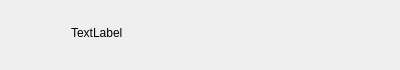
<?xml version="1.0" encoding="UTF-8"?>
<ui version="4.0">
 <class>ConUserItem</class>
 <widget class="QWidget" name="ConUserItem">
  <property name="geometry">
   <rect>
    <x>0</x>
    <y>0</y>
    <width>400</width>
    <height>70</height>
   </rect>
  </property>
  <property name="minimumSize">
   <size>
    <width>0</width>
    <height>70</height>
   </size>
  </property>
  <property name="maximumSize">
   <size>
    <width>16777215</width>
    <height>70</height>
   </size>
  </property>
  <property name="windowTitle">
   <string>Form</string>
  </property>
  <layout class="QHBoxLayout" name="horizontalLayout">
   <property name="spacing">
    <number>5</number>
   </property>
   <property name="leftMargin">
    <number>6</number>
   </property>
   <property name="topMargin">
    <number>2</number>
   </property>
   <property name="rightMargin">
    <number>6</number>
   </property>
   <property name="bottomMargin">
    <number>7</number>
   </property>
   <item>
    <widget class="QWidget" name="widget" native="true">
     <property name="minimumSize">
      <size>
       <width>60</width>
       <height>60</height>
      </size>
     </property>
     <property name="maximumSize">
      <size>
       <width>60</width>
       <height>60</height>
      </size>
     </property>
     <widget class="QLabel" name="icon_lb">
      <property name="geometry">
       <rect>
        <x>0</x>
        <y>10</y>
        <width>45</width>
        <height>45</height>
       </rect>
      </property>
      <property name="minimumSize">
       <size>
        <width>45</width>
        <height>45</height>
       </size>
      </property>
      <property name="maximumSize">
       <size>
        <width>45</width>
        <height>45</height>
       </size>
      </property>
      <property name="text">
       <string/>
      </property>
     </widget>
     <widget class="QLabel" name="red_point">
      <property name="geometry">
       <rect>
        <x>27</x>
        <y>2</y>
        <width>30</width>
        <height>30</height>
       </rect>
      </property>
      <property name="minimumSize">
       <size>
        <width>30</width>
        <height>30</height>
       </size>
      </property>
      <property name="maximumSize">
       <size>
        <width>30</width>
        <height>30</height>
       </size>
      </property>
      <property name="text">
       <string/>
      </property>
     </widget>
    </widget>
   </item>
   <item>
    <widget class="QLabel" name="user_name_lb">
     <property name="text">
      <string>TextLabel</string>
     </property>
    </widget>
   </item>
  </layout>
 </widget>
 <resources/>
 <connections/>
</ui>
